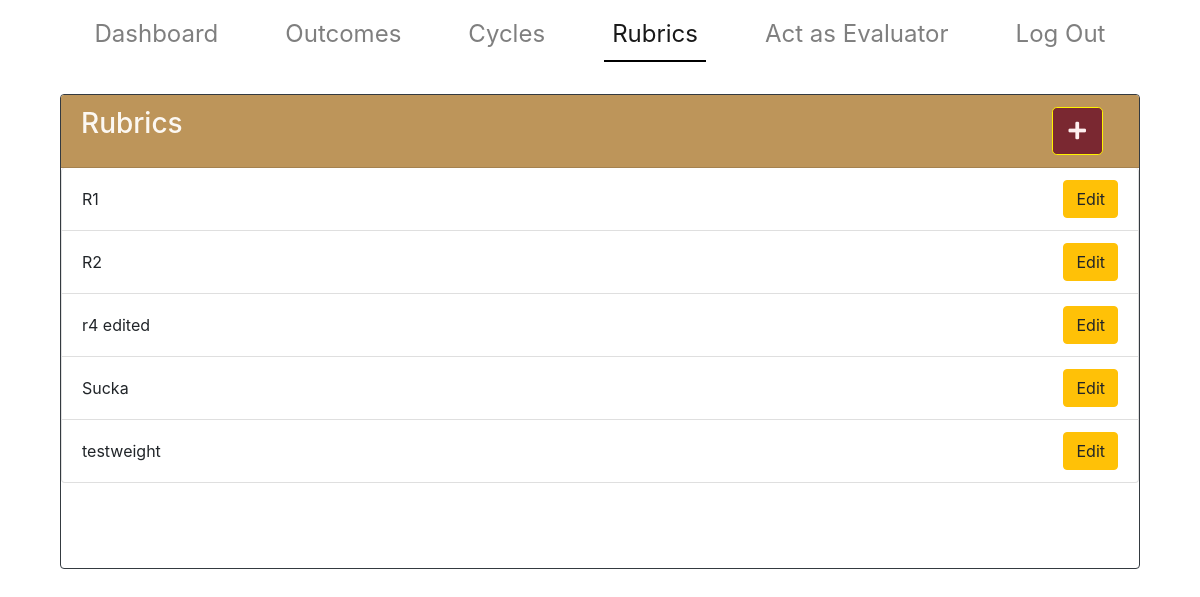
The page /rubrics on the database as committed earlier.
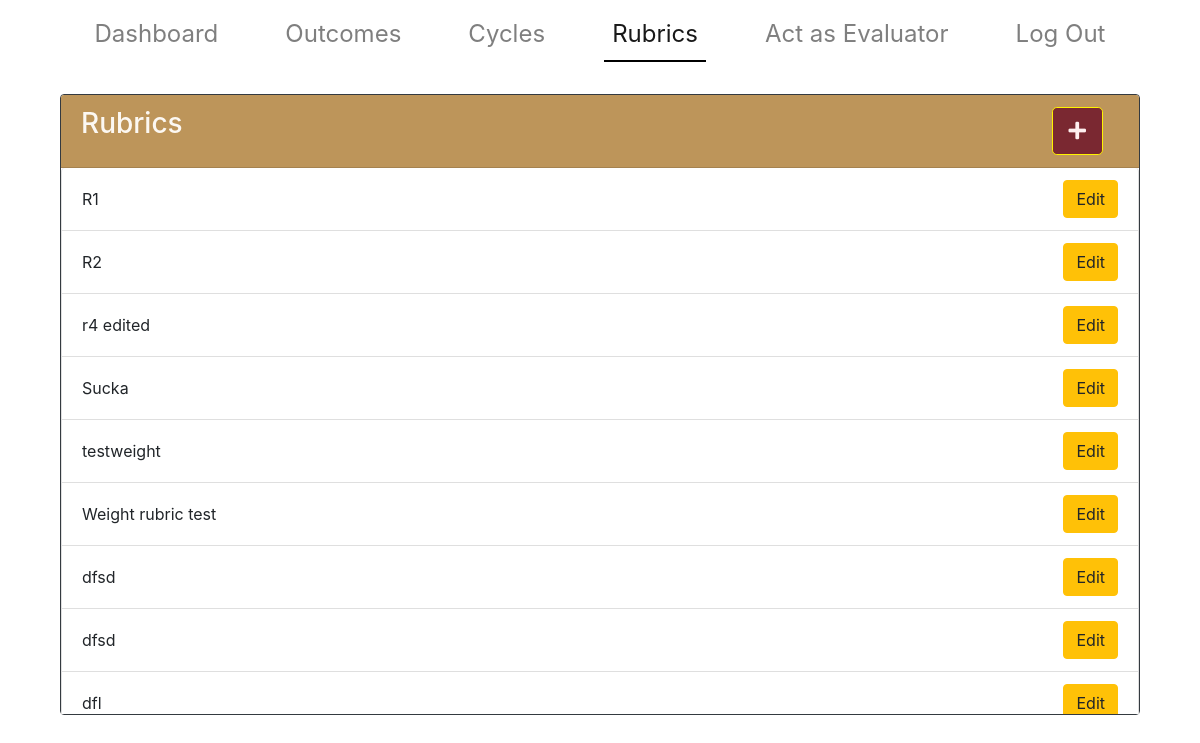
The same page on the database as committed later.
### main/models.py (models this page shows, shortened)
class Rubric(models.Model):
    title = models.CharField(max_length=200, blank=True, default="Untitled")
    isWeighted = models.BooleanField(null=True, default=False)
    max_row = models.PositiveIntegerField(null=True)
    max_col = models.PositiveIntegerField(null=True)
    created_by = models.CharField(max_length=200)
    assigned_to = models.ManyToManyField(Evaluator)

### main/views.py (the view)
# urls.py: path('rubrics', views.rubrics, name = 'rubrics'),
def rubrics(request):
    rubrics = Rubric.objects.all()
    context = {'rubrics':rubrics, 'rubric': 'active'}
    return render(request, 'main/rubrics.html', context)

### main/templates/main/rubrics.html
{% extends  'main/adminbase.html' %}
{%load static%}
{%block body_block%}
    <div class = "container-fluid ">
      <div class = "container" id = "main_content">
        <div class = "col col-lg-12 col-md-12 col-sm-12">
                    <div  class = "card border-dark mb-3 justify-content-center" >
                      <h3 class = "card-header title">
                      <div class = "d-flex justify-content-between">
                        <span>Rubrics</span>
                        <a href= "{%url 'main:test_rubric'%}" type="button" class="btn btn-primary btn-lg mr-3" >
                           <i class="fas fa-plus"></i>
                         </a>
                        </div>
                      </h3>
                        <ul id = "over" class="list-group" style="overflow-y:scroll; height: 50vh">
                            {%for rubric in rubrics%}
                            <li class="list-group-item d-flex justify-content-between align-items-center">
                                {{rubric.title}}
                            <a href = "{%url 'main:edit_rubric' rubric.id%}" class = "btn btn-warning">Edit</a>
                             </li>
                            {%endfor%}
                        </ul>
                    </div>
</div>
</div>
</div>
{%endblock%}

Rows that differ between the two databases and show on the page:
added Rubric: title "Weight rubric test"
added Rubric: title "dfsd"
added Rubric: title "dfsd"
added Rubric: title "dfl"
